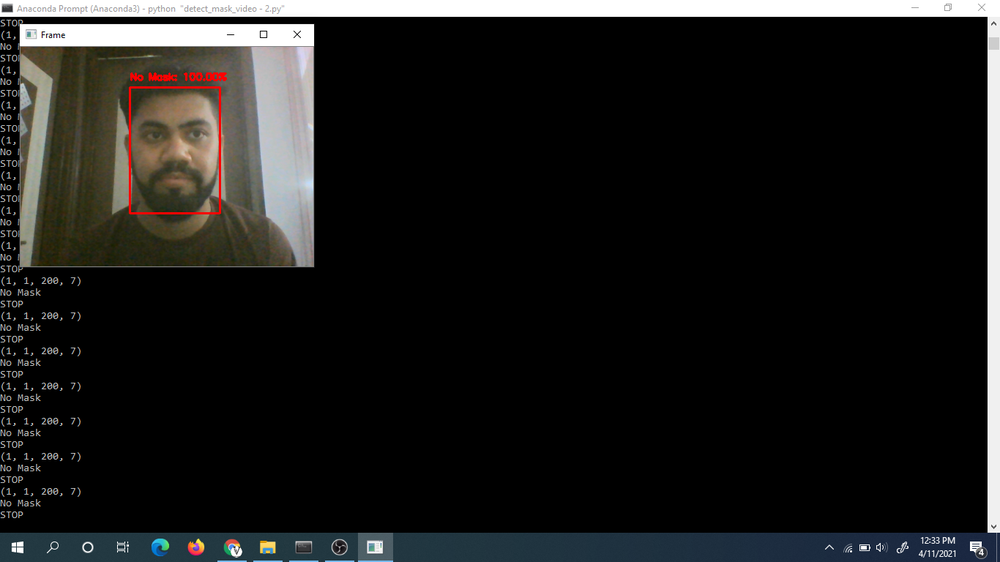
#> input picture Face-Mask-Detection-master/image1.png, 1000 x 562 px, shrunk from 1366 x 768 before the run
$ python sample.py
#> lines starting #> are read from the running program, lines starting #| are printed output that depends on the picture
import cv2
import numpy as pd
img = cv2.imread('image1.png')
#> img is the input picture: shape (562, 1000, 3); mean B, G, R 27.2, 28.2, 28.3
height , width = img.shape[:2]
#> height = 562; width = 1000

start_row, start_col = int(height*.10), int(width *.02)
#> start_row = 56; start_col = 20

end_row , end_col =  int(height*.45), int(width *.30)
#> end_row = 252; end_col = 300

cropped = img[start_row:end_row, start_col: end_col]
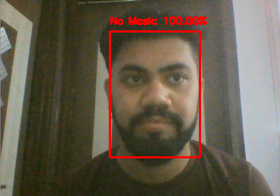
#> cropped: shape (196, 280, 3); mean B, G, R 78.2, 93.4, 103.6

cv2.imshow('Original', img)

# cv2.waitKey(0)
cv2.destroyAllWindows()

cv2.imshow('Cropped', cropped)

cv2.imwrite("image2.png", cropped)
cv2.waitKey(0)

cv2.destroyAllWindows()
